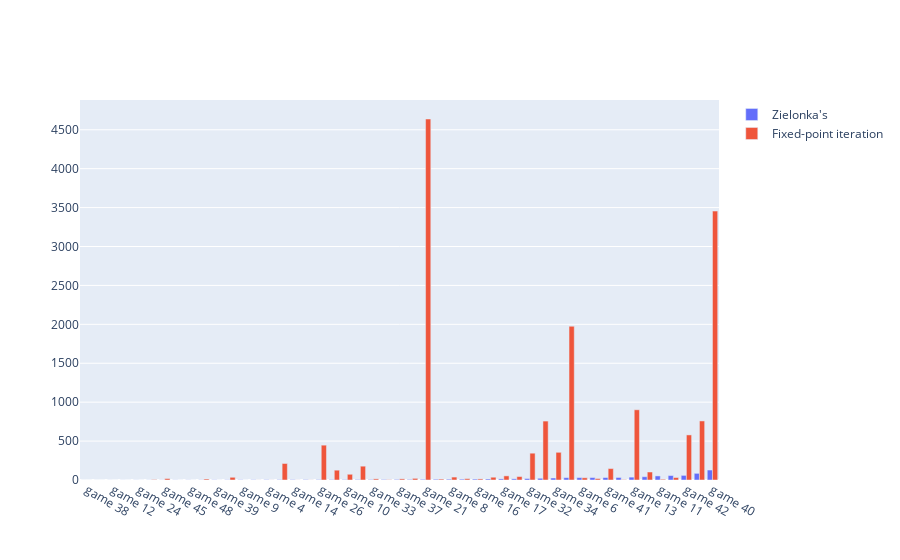

The cell this chart's notebook holds for it:
### Code cell
plot_running_times(
    ['Zielonka\'s','Fixed-point iteration'],
    [
        "/home/sjef/AfstudeerRepo/implementation/testsuite/data/singles/csvs/clean_randomgamesC_zlnk.data.csv",
        "/home/sjef/AfstudeerRepo/implementation/testsuite/data/singles/csvs/clean_randomgamesC_MBR.data.csv"
    ],0)

### Figure 1 — Plotly figure (JSON) as saved in the notebook; plotly's stock layout.template omitted (floating-point values rounded to 4 significant figures)
{"data": [{"name": "Zielonka's", "type": "bar", "x": ["game 38", "game 30", "game 12", "game 18", "game 24", "game 31", "game 45", "game 15", "game 48", "game 47", "game 39", "game 2", "game 9", "game 19", "game 4", "game 5", "game 14", "game 7", "game 26", "game 20", "game 10", "game 35", "game 33", "game 46", "game 37", "game 3", "game 21", "game 36", "game 8", "game 43", "game 16", "game 25", "game 17", "game 23", "game 32", "game 22", "game 34", "game 27", "game 6", "game 44", "game 41", "game 49", "game 13", "game 1", "game 11", "game 29", "game 42", "game 28", "game 40"], "y": [0.4396, 0.444, 0.5356, 0.726, 1.13, 1.217, 1.458, 1.541, 1.715, 2.006, 2.541, 2.845, 3.227, 3.401, 3.631, 4.392, 4.438, 4.538, 4.782, 4.964, 4.987, 5.819, 5.954, 6.232, 6.76, 6.933, 8.214, 9.184, 9.889, 10.49, 11.39, 12.61, 14.23, 15.24, 19.24, 22.11, 25.76, 30.57, 30.88, 31.47, 31.77, 32.56, 36.72, 42.18, 52.42, 57.03, 59.28, 85.58, 128.2]}, {"name": "Fixed-point iteration", "type": "bar", "x": ["game 38", "game 30", "game 12", "game 18", "game 24", "game 31", "game 45", "game 15", "game 48", "game 47", "game 39", "game 2", "game 9", "game 19", "game 4", "game 5", "game 14", "game 7", "game 26", "game 20", "game 10", "game 35", "game 33", "game 46", "game 37", "game 3", "game 21", "game 36", "game 8", "game 43", "game 16", "game 25", "game 17", "game 23", "game 32", "game 22", "game 34", "game 27", "game 6", "game 44", "game 41", "game 49", "game 13", "game 1", "game 11", "game 29", "game 42", "game 28", "game 40"], "y": [0.0482, 0.03823, 0.05836, 0.0985, 0.09215, 5.076, 18.46, 0.1266, 0.1401, 12.69, 0.4114, 34.76, 0.4336, 0.7057, 0.7814, 212.1, 0.8104, 0.9872, 447.6, 126.1, 73.56, 177.6, 14.61, 3.644, 14.53, 20.98, 4638.0, 11.78, 37.59, 17.53, 14.02, 35.74, 52.88, 44.27, 344.4, 757.2, 355.9, 1975.0, 28.64, 18.21, 146.8, 4.357, 902.3, 102.7, 9.539, 31.79, 579.4, 758.8, 3455.0]}], "layout": {"barmode": "group"}}
